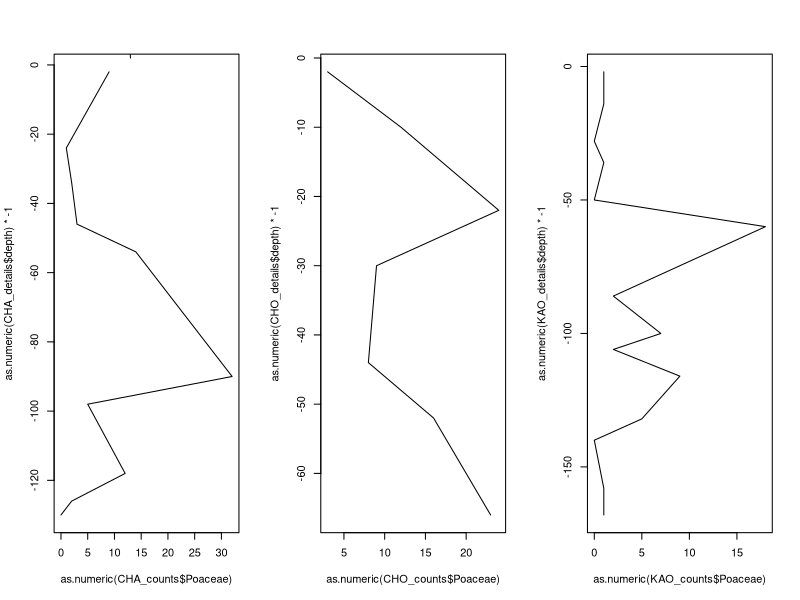

Source code (R): (Note: this script raises an error after producing the figure.)
###Basic plotting of Gamo Results for SAA Poster

#Necessary Functions

plottR=function(x,y,
                percent=TRUE,
                spacing=5,
                min_LYCO=0,
                min_PHYT=0,
                min_POL=0,
                scale_exclude=FALSE,
                stacked=FALSE,
                set_windows=FALSE,
                window_size=100,
                stem_labels=NA,
                exclude_columns=NA,
                exclude_size=25,
                #exclude=NA, #Let's lose the "exclude" command, include "independent" plotting?
                plot_boxes=TRUE,
                box_width=5,
                pl_colors=0,
                sample_lines=FALSE,
                by_depth=TRUE,
                plot_title=NA,
                point_limit=1,
                log_concentrations=FALSE,
                manual_range=FALSE,
                min_y=0,
                max_y=100,
                label_buffer=75,
                label_anchor=5,
                plot_zones=FALSE,
                clust=NA,
                n_groups=3,
                zone_labels=NA
                #aspct_ratio=
)
{ 
  if(class(stem_labels)=="character"){
    taxa=stem_labels
  } else {
    taxa=colnames(x)
  }
  
  
  if(percent==TRUE){ #Path for calculating percents rather than raw values ###CALCULATING PERCENTS IS STUPID
    
    #Scan for values to exclude
    LYCO_n=y$LYCO_n
    x=x[LYCO_n>min_LYCO,]
    
    if(by_depth==FALSE){
      all_sample_depths=y$cal_BP
      cut_sample_depths=all_sample_depths[LYCO_n<=min_LYCO]
      use_sample_depths=all_sample_depths[LYCO_n>min_LYCO]
    } else {
      all_sample_depths=y$depth
      cut_sample_depths=all_sample_depths[LYCO_n<=min_LYCO]
      use_sample_depths=all_sample_depths[LYCO_n>min_LYCO]
    }
    
    
    #Need maximum widths of each type
    #taxa=colnames(x) - testing something here
    x[is.na(x)] = 0
    x_max=apply(x,2,max)
    
    if(scale_exclude==TRUE){ #We're dropping in spaces for the appended data
      x_max[(length(x_max)-(length(exclude_columns)-1)):length(x_max)]=exclude_size
    }
    
    windows=ceiling(x_max) #Each morphotype gets a "window" set just above its max value.
    
    anchors=vector("numeric",length=length(windows))
    for(i in 1:length(anchors)){
      if(i==1){
        anchors[i]=0
      } else {
        anchors[i]=sum(windows[1:(i-1)])+(spacing*(i-1))
      }
    }
    
    plot_width=sum(windows)+(spacing*(length(windows)-1)) #Total width for the plot in percent.
    
    if(by_depth==TRUE){ #Fork here to plot by date
      y_var=y$depth[LYCO_n>min_LYCO]
    } else {
      y_var=y$cal_BP[LYCO_n>min_LYCO] #First crack at adding dates... 3.6.2024-CAK
    } #this is where you would add dates if applicable
    
    #Break here to add if statement to manage y axis plotting.
    if(manual_range==FALSE){
      plot(0,0,xlim=c(0-(plot_width*0.05),plot_width),ylim=c(max(y_var)*-1,label_buffer),pch=NA,ann=FALSE,axes=FALSE) 
      #Do we need divergent paths for plotting by date or depth?
    } else {
      plot(0,0,xlim=c(0-(plot_width*0.05),plot_width),ylim=c(max_y*-1,(min_y+label_buffer)),pch=NA,ann=FALSE,axes=FALSE)
    }
    ### Plotting uses manual manipulation of the upper part of the y axis to create space for labels. This needs to be managed as a %. 
    
    if(is.character(plot_title)==TRUE){
      title(main=plot_title)
    }
    
    #if(plot_zones==TRUE){ #adjusting anchors and taxa list for zone title
    #  anchors=c(0-(plot_width*0.049),anchors)
    #  taxa = c("zones",taxa)
    #}
    
    text(anchors,label_anchor,labels=taxa,srt=45,adj=c(0,0),cex=0.75)
    #This is where we break it for mannual_range
    if(manual_range==FALSE){
      axis(2,seq(max(y_var)*-1,0,5),las=1,labels=seq(max(y_var),0,-5),cex.axis=0.75)
    } else {
      axis(2,seq(max_y*-1,min_y*-1,max_y*0.05),las=1,labels=seq(max_y,min_y,max_y*-0.05),cex.axis=0.75)
    }
    
    
    for(i in 1:ncol(x)){ #Loop for plotting data by columns, note that everything that's submitted gets plotted, "exclude" only refers to % calculation
      top_pts=c(rep(anchors[i],2))
      btm_pts=c(0,max(y_var)*-1)
      #print(c(top_pts,btm_pts)) #Testing if this was working, if there's problems, try turning this on.
      #Forking here to manage drawing stems
      if(manual_range==TRUE){
        btm_pts=c(min_y,max_y)*-1
      }
      lines(top_pts,btm_pts)
      
      if(plot_boxes==TRUE){ #Splitting path here to focus on plotting boxes, can incorporate polygons later...
        if(scale_exclude==TRUE){
          if(i<ncol(x)-(length(exclude_columns)-1)){
            for(ii in 1:nrow(x)){
              if(x[ii,i]>point_limit){
                box_x=c(0,0,x[ii,i],x[ii,i])+anchors[i]
                box_y=c(y_var[ii],y_var[ii]+box_width,y_var[ii]+box_width,y_var[ii])*-1
                #polygon(box_x,box_y,col="black")
                polygon(box_x,box_y,col=pl_colors[i])
              } else {
                pch_val=21
                pch_val[x[ii,i]==0]=NA
                points(x[ii,i]+anchors[i],(y_var[ii]+(box_width*0.5))*-1,pch=pch_val,bg="black",cex=0.5)
              }
              
            }
          } else {
            box_mx=max(x[,i],na.rm=TRUE)
            box_pr=x[,i]/box_mx
            box_points=box_pr*exclude_size
            for(ii in 1:nrow(x)){
              box_x=c(0,0,box_points[ii],box_points[ii])+anchors[i]
              box_y=c(y_var[ii],y_var[ii]+box_width,y_var[ii]+box_width,y_var[ii])*-1
              #polygon(box_x,box_y,col="black")
              polygon(box_x,box_y,col=pl_colors[i])
            }
          }
        } else {
          for(ii in 1:nrow(x)){
            if(x[ii,i]>point_limit){
              box_x=c(0,0,x[ii,i],x[ii,i])+anchors[i]
              box_y=c(y_var[ii],y_var[ii]+box_width,y_var[ii]+box_width,y_var[ii])*-1
              #polygon(box_x,box_y,col="black")
              polygon(box_x,box_y,col=pl_colors[i])
            } else {
              pch_val=21
              pch_val[x[ii,i]==0]=NA
              points(x[ii,i]+anchors[i],(y_var[ii]+(box_width*0.5))*-1,pch=pch_val,bg="black",cex=0.5)
            }
            
          }
        }
        
        
        
      } else { #This is where we do polygons
        
        if(scale_exclude==TRUE){
          if(i<ncol(x)-(length(exclude_columns)-1)){
            
            x_points = c(x[,i],rep(0,length(x[,i])))+anchors[i]
            y_points = c(y_var,rev(y_var))*-1
            polygon(x_points,y_points, col=pl_colors[i])
            
            for(ii in 1:nrow(x)){
              if(x[ii,i]>point_limit){
                if(sample_lines==TRUE){
                  lines(c(0,x[ii,i])+anchors[i],c(y_var[ii],y_var[ii])*-1)
                }
                #box_x=c(0,0,x[ii,i],x[ii,i])+anchors[i]
                #box_y=c(y_var[ii],y_var[ii]+box_width,y_var[ii]+box_width,y_var[ii])*-1
                #polygon(box_x,box_y,col="black")
                #polygon(box_x,box_y,col=pl_colors[i])
              } else {
                pch_val=21
                pch_val[x[ii,i]==0]=NA
                points(x[ii,i]+anchors[i],(y_var[ii]+(box_width*0.5))*-1,pch=pch_val,bg="black",cex=0.5)
              }
              
            }
          } else {
            box_mx=max(x[,i],na.rm=TRUE)
            box_pr=x[,i]/box_mx
            box_points=box_pr*exclude_size
            
            x_points = c(box_points,rep(0,length(box_points)))+anchors[i]
            y_points = c(y_var,rev(y_var))*-1
            #x_points=c(box_points,rep(0,length(box_points)))
            #y_points=c(y_var,rev(y_var))
            
            polygon(x_points,y_points,col=pl_colors[i])
            
            for(ii in 1:nrow(x)){
              #box_x=c(0,0,box_points[ii],box_points[ii])+anchors[i]
              #box_y=c(y_var[ii],y_var[ii]+box_width,y_var[ii]+box_width,y_var[ii])*-1
              #polygon(box_x,box_y,col="black")
              #polygon(box_x,box_y,col=pl_colors[i])
            }
          }
        } else {
          
          x_points = c(x[,i],rep(0,length(x[,i])))+anchors[i]
          y_points = c(y_var,rev(y_var))*-1
          polygon(x_points,y_points, col=pl_colors[i])
          
          for(ii in 1:nrow(x)){
            if(x[ii,i]>point_limit){
              if(sample_lines==TRUE){
                lines(c(0,x[ii,i])+anchors[i],c(y_var[ii],y_var[ii])*-1)
              }
              #box_x=c(0,0,x[ii,i],x[ii,i])+anchors[i]
              #box_y=c(y_var[ii],y_var[ii]+box_width,y_var[ii]+box_width,y_var[ii])*-1
              #polygon(box_x,box_y,col="black")
              #polygon(box_x,box_y,col=pl_colors[i])
            } else {
              pch_val=21
              pch_val[x[ii,i]==0]=NA
              points(x[ii,i]+anchors[i],(y_var[ii]+(box_width*0.5))*-1,pch=pch_val,bg="black",cex=0.5)
            }
            
          }
        }
        
        
        
      }
      
      if(i<ncol(x)-(length(exclude_columns)-1)){
        axis(1,at=c(anchors[i],anchors[i]+windows[i]),labels=c(NA,windows[i]),cex.axis=0.75)
      } else {
        axis(1,at=c(anchors[i],anchors[i]+windows[i]),labels=c(NA,ceiling(max(x[,i],na.rm=TRUE))),cex.axis=0.75)
      }
      
      #HOLD POINT FOR ZONES
      
    } #Closing column plotting loop.
    
    if(plot_zones==TRUE){ ###Adding zones to plots, supply a chclust object and n groups.
      clusters = cutree(clust, k = n_groups)
      text_anchors=vector("numeric",length = length(n_groups))
      text(0-(plot_width*0.04),label_anchor,labels="zones",srt=45,adj=c(0,0),cex=0.75) #adding zone label
      if(class(zone_labels)=="character"){
        
      } 
      else {
        zone_labels=as.character(c(1:n_groups))
      }
      for(j in 2:n_groups){ #Now we find lines between the major groups. Can append this to the cluster building.
        xj = max(y_var[clusters == j-1])*-1
        yj = min(y_var[clusters == j])*-1
        b = (xj + (yj - xj)/2)
        lines(c(0-(plot_width*0.05),plot_width), c(b, b), lty = 3)
        text_anchors[j]=b
      }
      for(k in 1:n_groups){
        if(k!=n_groups){
          text(0-(plot_width*0.03),text_anchors[k+1]+((text_anchors[k]-text_anchors[k+1])/2),zone_labels[k],cex=0.6,adj=c(1,0))
        } else {
          text(0-(plot_width*0.03),text_anchors[k]-((text_anchors[k]+max_y)/2),zone_labels[k],cex=0.6,adj=c(1,0))
        }
        
      }
    } else {}
    
    points(-rep(spacing,length(use_sample_depths)),(use_sample_depths*-1)-(box_width*0.5),pch=21,cex=0.5)
    points(-rep(spacing,length(cut_sample_depths)),(cut_sample_depths*-1)-(box_width*0.5),pch=4,cex=0.5)
    
  } else { #Closing percent calculation path, this is where raw value plots would begin.
    
    #if(stacked==TRUE & summarize_taxa==TRUE){ #Building out loop to handle summarizing results by taxa groups.
    
    #We need summarized results for select samples (thresholds for sample size and lycopodium?), then we plot as points or boxes?
    
    #} #Closing out summarizing by group plots.
    
    if(stacked==TRUE & set_windows==TRUE){ #Opening section for plotting stacked results with even windows.
      
      if(log_concentrations==TRUE){
        conc_finder=grep("conc",colnames(x))
        for(i in 1:length(conc_finder)){
          x[,conc_finder[i]]=log(x[,conc_finder[i]])
        }
      }
      
      LYCO_n=y$LYCO_n
      
      all_sample_depths=y$depth
      cut_sample_depths=all_sample_depths[LYCO_n<=min_LYCO]
      use_sample_depths=all_sample_depths[LYCO_n>min_LYCO]
      
      x=x[LYCO_n>min_LYCO,]
      y=y[LYCO_n>min_LYCO,]
      #taxa=colnames(x)
      x_max=apply(x,2,max)
      
      if(scale_exclude==TRUE){ #We're dropping in spaces for the appended data
        x_max[(length(x_max)-(length(exclude_columns)-1)):length(x_max)]=exclude_size
      }
      
      windows=rep(window_size,ncol(x)/2) #Each morphotype gets a "window" set just above its max value.
      
      anchors=vector("numeric",length=length(windows))
      for(i in 1:length(anchors)){
        if(i==1){
          anchors[i]=0
        } else {
          anchors[i]=sum(windows[1:(i-1)])+(spacing*(i-1))
        }
      }
      
      plot_width=sum(windows)+(spacing*(length(windows)-1)) #Total width for the plot in percent.
      
      if(by_depth==TRUE){ #Fork here to plot by date
        y_var=y$depth
      } else {} #this is where you would add dates if applicable
      
      
      #Break here to add if statement to manage y axis plotting.
      if(manual_range==FALSE){
        plot(0,0,xlim=c(0-(plot_width*0.05),plot_width),ylim=c(max(y_var)*-1,label_buffer),pch=NA,ann=FALSE,axes=FALSE) 
        #Do we need divergent paths for plotting by date or depth?
      } else {
        plot(0,0,xlim=c(0-(plot_width*0.05),plot_width),ylim=c(max_y*-1,(min_y+label_buffer)),pch=NA,ann=FALSE,axes=FALSE)
      }
      ### Plotting uses manual manipulation of the upper part of the y axis to create space for labels. This needs to be managed as a %. 
      
      if(is.character(plot_title)==TRUE){
        title(main=plot_title)
      }
      
      #Can we draw boxes straight out?
      
      evens=seq(2,ncol(x),2)
      odds=seq(1,ncol(x),2)
      
      plot_placement=vector("character",length=ncol(x))
      
      plot_placement[evens]="front"
      plot_placement[odds]="back"
      
      #taxa=stem_labels
      
      anchors=rep(anchors,2)
      anchors=anchors[order(anchors)]
      
      text(anchors[evens]+(window_size*0.3),5,labels=taxa[evens],adj=c(0,0),cex=0.75) ###This is broken in stacked logic - FIX
      text(anchors[odds]+(window_size*0.3),15,labels=taxa[odds],adj=c(0,0),cex=0.75)
      #Break here with manual_range
      if(manual_range==FALSE){
        axis(2,seq(max(y_var)*-1,0,5),las=1,labels=seq(max(y_var),0,-5),cex.axis=0.75)
      } else {
        axis(2,seq(max_y*-1,min_y*-1,5),las=1,labels=seq(max_y,min_y,-5),cex.axis=0.75)
      }
      
      
      for(i in 1:ncol(x)){
        #print(c(top_pts,btm_pts)) #Testing if this was working, if there's problems, try turning this on.
        if(plot_boxes==TRUE){ #Splitting path here to focus on plotting boxes, can incorporate polygons later..
          if(plot_placement[i]=="front"){
            box_mx=max(x[,i-1],na.rm=TRUE)
            box_pr=x[,i]/box_mx
            box_points=box_pr*window_size
            for(ii in 1:nrow(x)){
              
              if(x[ii,i]>point_limit){
                
                box_x=c(0,0,box_points[ii],box_points[ii])+anchors[i]
                box_y=c(y_var[ii],y_var[ii]+box_width,y_var[ii]+box_width,y_var[ii])*-1
                polygon(box_x,box_y,col="gray")
                
              } else {
                pch_val=21
                pch_val[x[ii,i]==0]=NA
                points(x[ii,i]+anchors[i],(y_var[ii]+(box_width*0.5))*-1,pch=pch_val,bg="gray",cex=0.5)
                #points(x[ii,i]+anchors[i],(y_var[ii]+(box_width*0.5))*-1,pch=21,bg="gray",cex=0.5)
              }
              
            }
            
          } else { #"BACK" set of plots.
            box_mx=max(x[,i],na.rm=TRUE)
            box_pr=x[,i]/box_mx
            box_points=box_pr*window_size
            for(ii in 1:nrow(x)){
              
              if(x[ii,i]>point_limit){
                
                box_x=c(0,0,box_points[ii],box_points[ii])+anchors[i]
                box_y=c(y_var[ii],y_var[ii]+box_width,y_var[ii]+box_width,y_var[ii])*-1
                polygon(box_x,box_y,col="black")
                
              } else {
                pch_val=21
                pch_val[x[ii,i]==0]=NA
                points(x[ii,i]+anchors[i],(y_var[ii]+(box_width*0.5))*-1,pch=pch_val,bg="black",cex=0.5)
                #points(x[ii,i]+anchors[i],(y_var[ii]+(box_width*0.5))*-1,pch=21,bg="black",cex=0.5)
              }
              
            }
            
            labelbox_x=c(0,0,25,25)+anchors[i]
            labelbox_y1=c(5,5+box_width,5+box_width,5)
            labelbox_y2=c(15,15+box_width,15+box_width,15)
            
            polygon(labelbox_x,labelbox_y1,col="gray")
            polygon(labelbox_x,labelbox_y2,col="black")
            
            top_pts=c(rep(anchors[i],2))
            btm_pts=c(0,max(y_var)*-1)
            #Forking here to manage drawing stems
            if(manual_range==TRUE){
              btm_pts=c(min_y,max_y)*-1
            }
            lines(top_pts,btm_pts)
            axis(1,at=c(anchors[i],anchors[i]+window_size),labels=c(NA,ceiling(max(x[,i],na.rm=TRUE))),cex.axis=0.75)
            
          }
          
          #if(i<ncol(x)-(length(exclude_columns)-1)){
          #  axis(1,at=c(anchors[i],anchors[i]+windows[i]),labels=c(0,windows[i]),cex.axis=0.5)
          #} else {
          #  axis(1,at=c(anchors[i],anchors[i]+windows[i]),labels=c(0,ceiling(max(x[,i],na.rm=TRUE))),cex.axis=0.5)
          #}
          
        } else {} #This is where we would do polygons #Closing if/else for box plotting
        
      } #Closing Column loop
      
      points(-rep(spacing,length(use_sample_depths)),(use_sample_depths*-1)-(box_width*0.5),pch=21,cex=0.5)
      points(-rep(spacing,length(cut_sample_depths)),(cut_sample_depths*-1)-(box_width*0.5),pch=4,cex=0.5)
      
    } else {} #Closing loop for Stacked and Set Window == TRUE/FALSE
    
  } #Closing else loop for percent==TRUE
  
} #Closing out function

#Data Read

CHA <- read.csv("CHA.csv", header = TRUE)
CHO <- read.csv("CHO.csv", header = TRUE)
KAO <- read.csv("KAO.csv", header = TRUE)

#Replace NAs with 0s

CHA[is.na(CHA) == TRUE] = 0
CHO[is.na(CHO) == TRUE] = 0
KAO[is.na(KAO) == TRUE] = 0

#Isolate core details

CHA_details = as.data.frame(t(CHA[CHA$CLASS == "00_CORE",4:ncol(CHA)]))
CHO_details = as.data.frame(t(CHO[CHO$CLASS == "00_CORE",4:ncol(CHO)]))
KAO_details = as.data.frame(t(KAO[KAO$CLASS == "00_CORE",4:ncol(KAO)]))

#Add new headers

colnames(CHA_details) = CHA[1:6,3]
colnames(CHO_details) = CHO[1:6,3]
colnames(KAO_details) = KAO[1:6,3]

#Isolate counts

CHA_counts = as.data.frame(t(CHA[CHA$CLASS != "00_CORE" & CHA$CLASS != "01_PTERID", 4:ncol(CHA)]))
CHO_counts = as.data.frame(t(CHO[CHO$CLASS != "00_CORE" & CHO$CLASS != "01_PTERID", 4:ncol(CHO)]))
KAO_counts = as.data.frame(t(KAO[KAO$CLASS != "00_CORE" & KAO$CLASS != "01_PTERID", 4:ncol(KAO)]))

#Add new headers

colnames(CHA_counts) = CHA[CHA$CLASS != "00_CORE" & CHA$CLASS != "01_PTERID" ,3]
colnames(CHO_counts) = CHO[CHO$CLASS != "00_CORE" & CHO$CLASS != "01_PTERID" ,3]
colnames(KAO_counts) = KAO[KAO$CLASS != "00_CORE" & KAO$CLASS != "01_PTERID" ,3]
  
##Cleanup stupid headers

#CHA_counts = CHA_counts[-1,]
#CHO_counts = CHO_counts[-1,]
#KAO_counts = KAO_counts[-1,]

#Now we do some basic plotting.

par(mfrow = c(1,3))

plot(as.numeric(CHA_counts$Poaceae), as.numeric(CHA_details$depth)*-1, type = "l")
lines(as.numeric(CHA_counts$Cyperaceae), CHA_details$depth, lty = 2)

plot(as.numeric(CHO_counts$Poaceae), as.numeric(CHO_details$depth)*-1, type = "l")
lines(as.numeric(CHO_counts$Cyperaceae), CHO_details$depth, lty = 2)

plot(as.numeric(KAO_counts$Poaceae), as.numeric(KAO_details$depth)*-1, type = "l")
lines(as.numeric(KAO_counts$Cyperaceae), KAO_details$depth, lty = 2)

par(mfrow = c(1,1))

#Pollen sums

CHA_sum = apply(CHA_counts, 1, sum)
CHO_sum = apply(CHO_counts, 1, sum)
KAO_sum = apply(KAO_counts, 1, sum)

#Concentrations

par(mfrow = c(1,3))

CHA_conc = ((CHA_details$LYCO_mean*CHA_details$LYCO_add)/CHA_details$weight)*(CHA_sum/CHA_details$LYCO)
CHO_conc = ((CHO_details$LYCO_mean*CHO_details$LYCO_add)/CHO_details$weight)*(CHO_sum/CHO_details$LYCO)
KAO_conc = ((KAO_details$LYCO_mean*KAO_details$LYCO_add)/KAO_details$weight)*(KAO_sum/KAO_details$LYCO)

plot(CHA_conc, CHA_details$depth*-1, type = "l", xlab = "conc/g", main = "Pollen Concentrations per gram")
plot(CHO_conc, CHO_details$depth*-1, type = "l", xlab = "conc/g", main = "Pollen Concentrations per gram")
plot(KAO_conc, KAO_details$depth*-1, type = "l", xlab = "conc/g", main = "Pollen Concentrations per gram")

par(mfrow = c(1,1))

#Barplots of pollen sums

par(mfrow = c(1,3))

barplot(rev(CHA_sum), horiz = TRUE, las = 1, cex.names = 0.75, main = "Pollen Sum")
barplot(rev(CHO_sum), horiz = TRUE, las = 1, cex.names = 0.75, main = "Pollen Sum")
barplot(rev(KAO_sum), horiz = TRUE, las = 1, cex.names = 0.75, main = "Pollen Sum")

par(mfrow = c(1,1))
